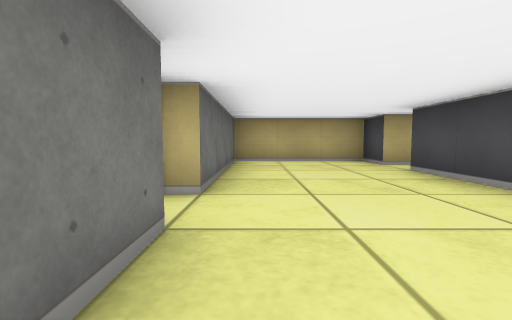
[1] (above)

17 first-person views from a walk through a cub3D level. The camera is about half as high as the walls, tilts 4° down and sees 85° across. The floor is counted in squares. Each view is taken from the middle of a square. On the plan, view 1 faces up. The plan holds only what a view shows up to about 9 squares ahead; the rest is blank.

[2]
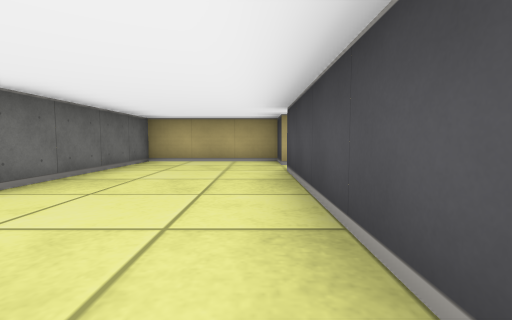

[3]
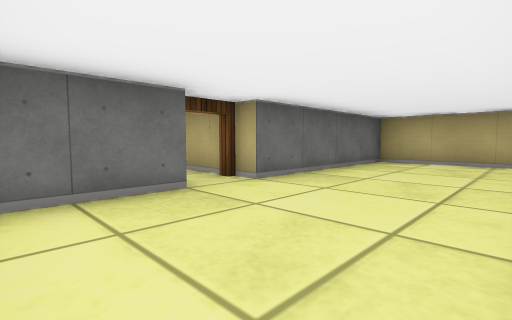

[4]
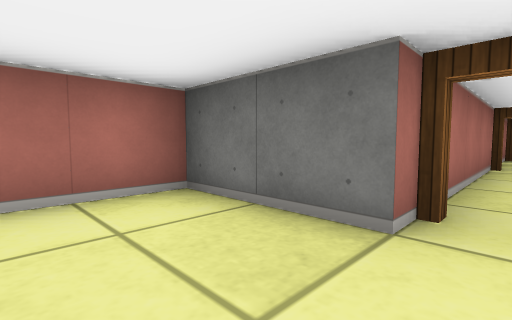

[5]
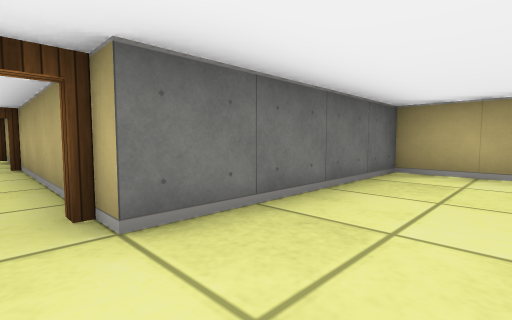

[6]
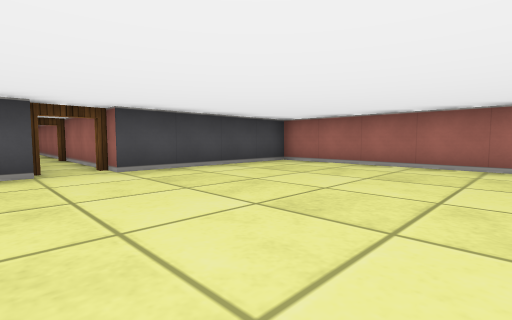

[7]
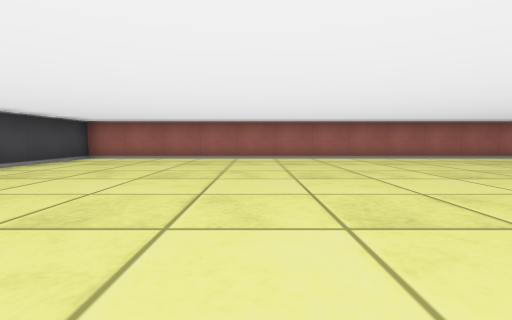

[8]
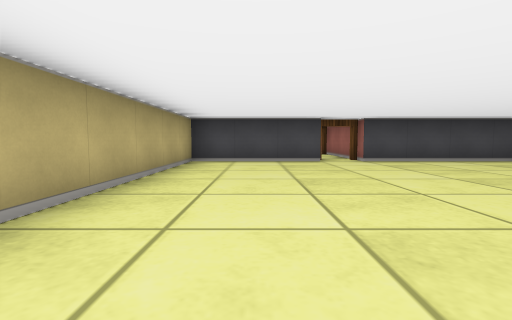

[9]
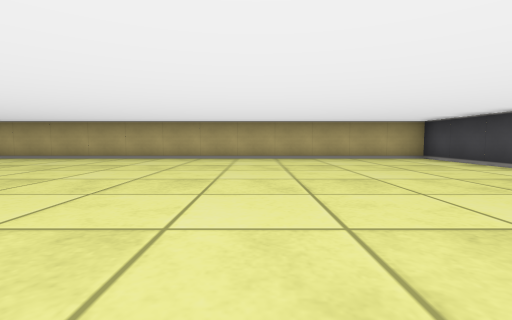

[10]
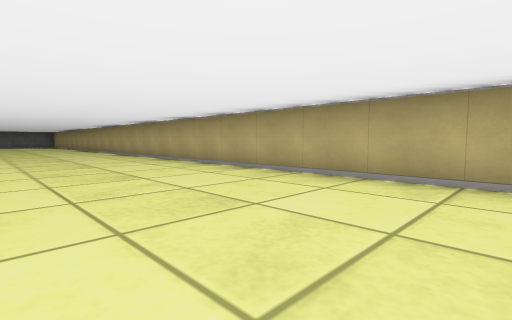

[11]
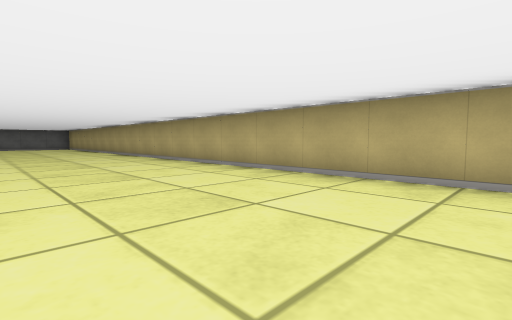

[12]
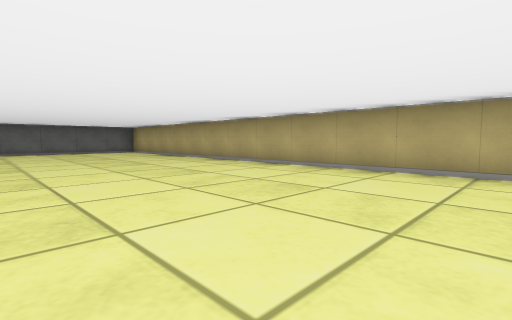

[13]
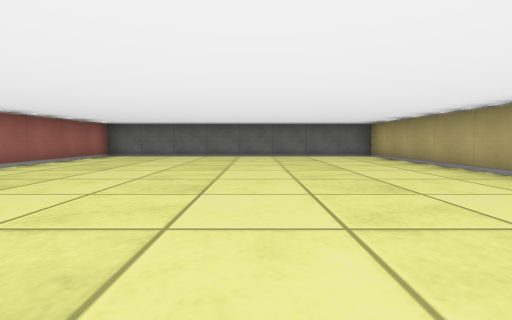

[14]
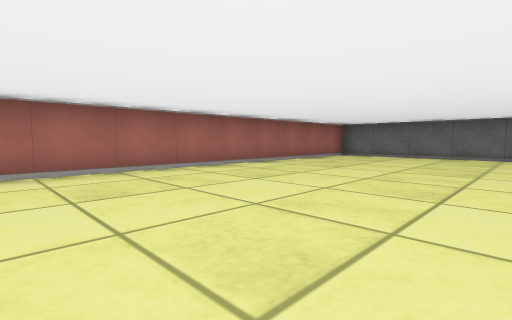

[15]
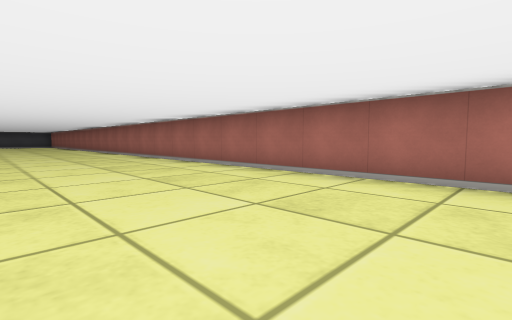

[16]
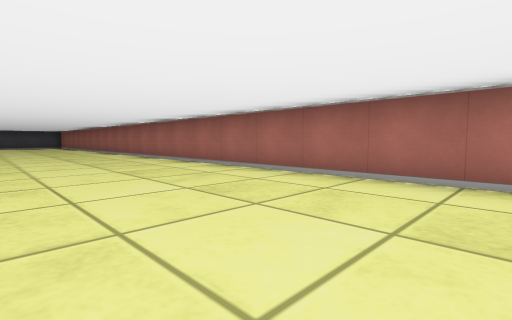

[17]
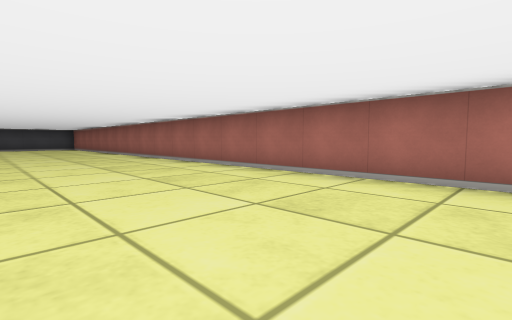

### Floor plan
Points are (right, up) in squares from view 1. A wall is a line through its corners. A room is listed if a view was taken in it or the views show most of it. See-through windows are left out.
Room 1 (views 1, 2, 3, 4, 5)
walls: (-0.5, 1.5) (-0.5, -0.5) (1, -0.5); (2.5, 0.5) (2.5, 4.5); (3.1, 5.5) (2.5, 5.5) (2.5, 6.5) (-0.5, 6.5) (-0.5, 2.5)
ways out: open door at (-1, 2) to room 3; opening at (3, 5)
Room 2 (views 6, 7, 8, 9, 10, 11, 12, 13, 14, 15, 16, 17)
walls: (-8.5, 2.4) (-8.5, 5.5) (-37.5, 5.5) (-37.5, -2.5) (-8.5, -2.5) (-8.5, 1.5)
ways out: open door at (-8, 2) to room 4
Room 3 (no view inside)
walls: (-5, 1.5) (-0.5, 1.5); (-0.5, 2.5) (-5.1, 2.5)
ways out: open door at (-1, 2) to room 1; open door at (-5, 2) to room 4
Room 4 (no view inside)
walls: (-7, 2.5) (-8, 2.5); (-8.5, 1.5) (-5, 1.5)
ways out: open door at (-8, 2) to room 2; open door at (-5, 2) to room 3

Where each view was taken, in squares from view 1:
view 1: 0 up, 0 right, facing up
view 2: 0 up, 2 right, facing up
view 3: 0 up, 2 right, facing up-left
view 4: 2 up, 1 right, facing down-left
view 5: 2 up, 1 right, facing up-left
view 6: 3 up, 13 left, facing down-right
view 7: 5 up, 13 left, facing down
view 8: 4 up, 15 left, facing right
view 9: 2 down, 13 left, facing up
view 10: 2 up, 16 left, facing up-left
view 11: 2 up, 20 left, facing up-left
view 12: 1 up, 26 left, facing up-left
view 13: 2 up, 29 left, facing left
view 14: 2 up, 29 left, facing down-left
view 15: 1 up, 31 left, facing down-right
view 16: 1 up, 28 left, facing down-right
view 17: 1 up, 25 left, facing down-right
